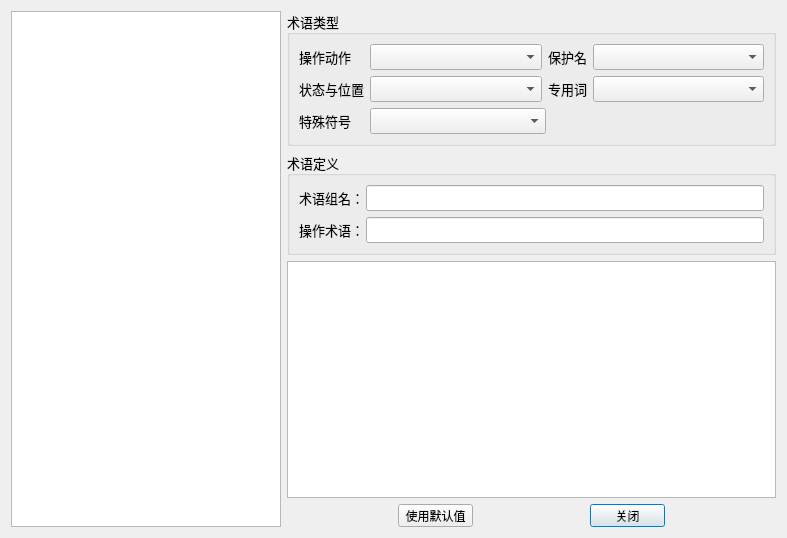
<?xml version="1.0" encoding="UTF-8"?>
<ui version="4.0">
 <class>HGlossaryDlg</class>
 <widget class="QDialog" name="HGlossaryDlg">
  <property name="geometry">
   <rect>
    <x>0</x>
    <y>0</y>
    <width>787</width>
    <height>538</height>
   </rect>
  </property>
  <property name="windowTitle">
   <string>操作术语配置窗</string>
  </property>
  <property name="windowIcon">
   <iconset resource="../mainwindow.qrc">
    <normaloff>:/image/config.png</normaloff>:/image/config.png</iconset>
  </property>
  <layout class="QHBoxLayout" name="horizontalLayout_7">
   <item>
    <widget class="QTreeWidget" name="treeWidget">
     <property name="maximumSize">
      <size>
       <width>270</width>
       <height>16777215</height>
      </size>
     </property>
     <attribute name="headerVisible">
      <bool>false</bool>
     </attribute>
     <column>
      <property name="text">
       <string notr="true">1</string>
      </property>
     </column>
     <layout class="QVBoxLayout" name="verticalLayout_5"/>
    </widget>
   </item>
   <item>
    <layout class="QVBoxLayout" name="verticalLayout_3">
     <item>
      <widget class="QGroupBox" name="groupBox">
       <property name="font">
        <font>
         <family>微软雅黑</family>
         <pointsize>10</pointsize>
         <weight>50</weight>
         <bold>false</bold>
        </font>
       </property>
       <property name="title">
        <string>术语类型</string>
       </property>
       <layout class="QVBoxLayout" name="verticalLayout">
        <item>
         <layout class="QHBoxLayout" name="horizontalLayout">
          <item>
           <widget class="QLabel" name="label">
            <property name="minimumSize">
             <size>
              <width>65</width>
              <height>19</height>
             </size>
            </property>
            <property name="maximumSize">
             <size>
              <width>65</width>
              <height>19</height>
             </size>
            </property>
            <property name="text">
             <string>操作动作</string>
            </property>
           </widget>
          </item>
          <item>
           <widget class="QComboBox" name="operatorCombo">
            <property name="minimumSize">
             <size>
              <width>0</width>
              <height>0</height>
             </size>
            </property>
           </widget>
          </item>
          <item>
           <widget class="QLabel" name="label_2">
            <property name="minimumSize">
             <size>
              <width>39</width>
              <height>19</height>
             </size>
            </property>
            <property name="maximumSize">
             <size>
              <width>39</width>
              <height>19</height>
             </size>
            </property>
            <property name="text">
             <string>保护名</string>
            </property>
           </widget>
          </item>
          <item>
           <widget class="QComboBox" name="protectCombo">
            <property name="minimumSize">
             <size>
              <width>0</width>
              <height>0</height>
             </size>
            </property>
           </widget>
          </item>
         </layout>
        </item>
        <item>
         <layout class="QHBoxLayout" name="horizontalLayout_2">
          <item>
           <widget class="QLabel" name="label_3">
            <property name="minimumSize">
             <size>
              <width>65</width>
              <height>19</height>
             </size>
            </property>
            <property name="maximumSize">
             <size>
              <width>65</width>
              <height>19</height>
             </size>
            </property>
            <property name="text">
             <string>状态与位置</string>
            </property>
           </widget>
          </item>
          <item>
           <widget class="QComboBox" name="stateCombo">
            <property name="minimumSize">
             <size>
              <width>0</width>
              <height>0</height>
             </size>
            </property>
           </widget>
          </item>
          <item>
           <widget class="QLabel" name="label_4">
            <property name="minimumSize">
             <size>
              <width>39</width>
              <height>19</height>
             </size>
            </property>
            <property name="maximumSize">
             <size>
              <width>39</width>
              <height>19</height>
             </size>
            </property>
            <property name="text">
             <string>专用词</string>
            </property>
           </widget>
          </item>
          <item>
           <widget class="QComboBox" name="dictCombo">
            <property name="minimumSize">
             <size>
              <width>0</width>
              <height>0</height>
             </size>
            </property>
           </widget>
          </item>
         </layout>
        </item>
        <item>
         <layout class="QHBoxLayout" name="horizontalLayout_3">
          <item>
           <widget class="QLabel" name="label_5">
            <property name="minimumSize">
             <size>
              <width>65</width>
              <height>19</height>
             </size>
            </property>
            <property name="maximumSize">
             <size>
              <width>65</width>
              <height>19</height>
             </size>
            </property>
            <property name="text">
             <string>特殊符号</string>
            </property>
           </widget>
          </item>
          <item>
           <widget class="QComboBox" name="specialCombo">
            <property name="minimumSize">
             <size>
              <width>0</width>
              <height>0</height>
             </size>
            </property>
           </widget>
          </item>
          <item>
           <spacer name="horizontalSpacer">
            <property name="orientation">
             <enum>Qt::Horizontal</enum>
            </property>
            <property name="sizeType">
             <enum>QSizePolicy::Preferred</enum>
            </property>
            <property name="sizeHint" stdset="0">
             <size>
              <width>218</width>
              <height>20</height>
             </size>
            </property>
           </spacer>
          </item>
         </layout>
        </item>
       </layout>
      </widget>
     </item>
     <item>
      <widget class="QGroupBox" name="groupBox_2">
       <property name="font">
        <font>
         <family>微软雅黑</family>
         <pointsize>10</pointsize>
        </font>
       </property>
       <property name="title">
        <string>术语定义</string>
       </property>
       <layout class="QVBoxLayout" name="verticalLayout_2">
        <item>
         <layout class="QHBoxLayout" name="horizontalLayout_4">
          <item>
           <widget class="QLabel" name="label_6">
            <property name="minimumSize">
             <size>
              <width>61</width>
              <height>21</height>
             </size>
            </property>
            <property name="maximumSize">
             <size>
              <width>61</width>
              <height>21</height>
             </size>
            </property>
            <property name="text">
             <string>术语组名：</string>
            </property>
           </widget>
          </item>
          <item>
           <widget class="QLineEdit" name="GroupLineEdit"/>
          </item>
         </layout>
        </item>
        <item>
         <layout class="QHBoxLayout" name="horizontalLayout_5">
          <item>
           <widget class="QLabel" name="label_7">
            <property name="minimumSize">
             <size>
              <width>61</width>
              <height>21</height>
             </size>
            </property>
            <property name="maximumSize">
             <size>
              <width>61</width>
              <height>21</height>
             </size>
            </property>
            <property name="text">
             <string>操作术语：</string>
            </property>
           </widget>
          </item>
          <item>
           <widget class="QLineEdit" name="operatorLineEdit"/>
          </item>
         </layout>
        </item>
       </layout>
      </widget>
     </item>
     <item>
      <widget class="QTableWidget" name="glossaryTable"/>
     </item>
     <item>
      <layout class="QHBoxLayout" name="horizontalLayout_6">
       <item>
        <widget class="QPushButton" name="defaultBtn">
         <property name="minimumSize">
          <size>
           <width>75</width>
           <height>23</height>
          </size>
         </property>
         <property name="maximumSize">
          <size>
           <width>75</width>
           <height>23</height>
          </size>
         </property>
         <property name="text">
          <string>使用默认值</string>
         </property>
         <property name="autoDefault">
          <bool>false</bool>
         </property>
        </widget>
       </item>
       <item>
        <widget class="QPushButton" name="closeBtn">
         <property name="minimumSize">
          <size>
           <width>75</width>
           <height>23</height>
          </size>
         </property>
         <property name="maximumSize">
          <size>
           <width>75</width>
           <height>23</height>
          </size>
         </property>
         <property name="text">
          <string>关闭</string>
         </property>
         <property name="autoDefault">
          <bool>true</bool>
         </property>
        </widget>
       </item>
      </layout>
     </item>
    </layout>
   </item>
  </layout>
 </widget>
 <resources>
  <include location="../mainwindow.qrc"/>
 </resources>
 <connections/>
</ui>
